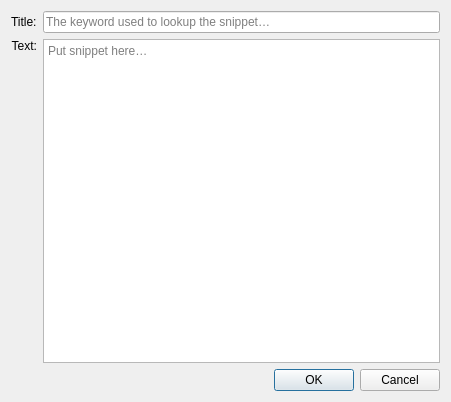
<?xml version="1.0" encoding="UTF-8"?>
<ui version="4.0">
 <class>Snippets::SnippetEditorDialog</class>
 <widget class="QDialog" name="Snippets::SnippetEditorDialog">
  <property name="geometry">
   <rect>
    <x>0</x>
    <y>0</y>
    <width>451</width>
    <height>402</height>
   </rect>
  </property>
  <property name="windowTitle">
   <string>Snippet editor</string>
  </property>
  <layout class="QVBoxLayout" name="verticalLayout">
   <item>
    <layout class="QGridLayout" name="gridLayout">
     <item row="0" column="0">
      <widget class="QLabel" name="label">
       <property name="text">
        <string>Title:</string>
       </property>
      </widget>
     </item>
     <item row="0" column="1">
      <widget class="QLineEdit" name="lineEdit">
       <property name="placeholderText">
        <string>The keyword used to lookup the snippet…</string>
       </property>
      </widget>
     </item>
     <item row="1" column="0">
      <widget class="QLabel" name="label_2">
       <property name="text">
        <string>Text:</string>
       </property>
       <property name="alignment">
        <set>Qt::AlignRight|Qt::AlignTop|Qt::AlignTrailing</set>
       </property>
      </widget>
     </item>
     <item row="1" column="1">
      <widget class="QPlainTextEdit" name="plainTextEdit">
       <property name="placeholderText">
        <string>Put snippet here…</string>
       </property>
      </widget>
     </item>
    </layout>
   </item>
   <item>
    <widget class="QDialogButtonBox" name="buttonBox">
     <property name="orientation">
      <enum>Qt::Horizontal</enum>
     </property>
     <property name="standardButtons">
      <set>QDialogButtonBox::Cancel|QDialogButtonBox::Ok</set>
     </property>
    </widget>
   </item>
  </layout>
 </widget>
 <resources/>
 <connections>
  <connection>
   <sender>buttonBox</sender>
   <signal>accepted()</signal>
   <receiver>Snippets::SnippetEditorDialog</receiver>
   <slot>accept()</slot>
   <hints>
    <hint type="sourcelabel">
     <x>248</x>
     <y>254</y>
    </hint>
    <hint type="destinationlabel">
     <x>157</x>
     <y>274</y>
    </hint>
   </hints>
  </connection>
  <connection>
   <sender>buttonBox</sender>
   <signal>rejected()</signal>
   <receiver>Snippets::SnippetEditorDialog</receiver>
   <slot>reject()</slot>
   <hints>
    <hint type="sourcelabel">
     <x>316</x>
     <y>260</y>
    </hint>
    <hint type="destinationlabel">
     <x>286</x>
     <y>274</y>
    </hint>
   </hints>
  </connection>
 </connections>
</ui>
